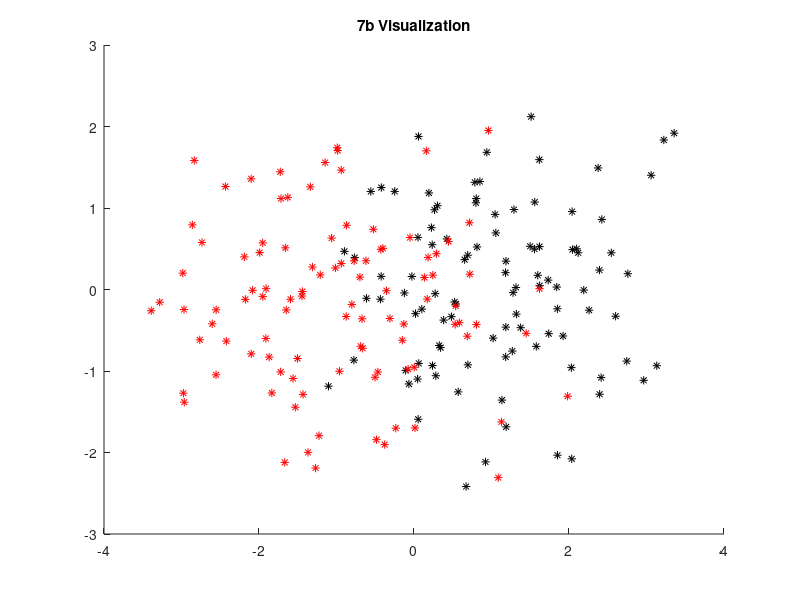

MATLAB code for this plot: (Note: this script raises an error after producing the figure.)
%7b 
C1 = mvnrnd([1 0], eye(2), 100);
C2 = mvnrnd([-1 0], eye(2), 100);

figure()
hold on 
plot(C1(:,1), C1(:,2), 'k*')
plot(C2(:,1), C2(:,2), 'r*')
title('7b Visualization')
clear all 

%7c 
SEVENc_er = error_rate(100) 

%7d 
n = [100:100:1000]; 
ov = zeros(size(n));
for i = 1:length(n)
    ov(i) = error_rate(n(i))
    %vals = vals + [i, pn];
end

figure()
plot(n,ov,'-k*', 'LineWidth', 1.5)
ylim([0.1,0.25])
grid
title('7d - Error vs Sample Size')
xlabel('Sample Size (n)')
ylabel('Empirical Error')



    
